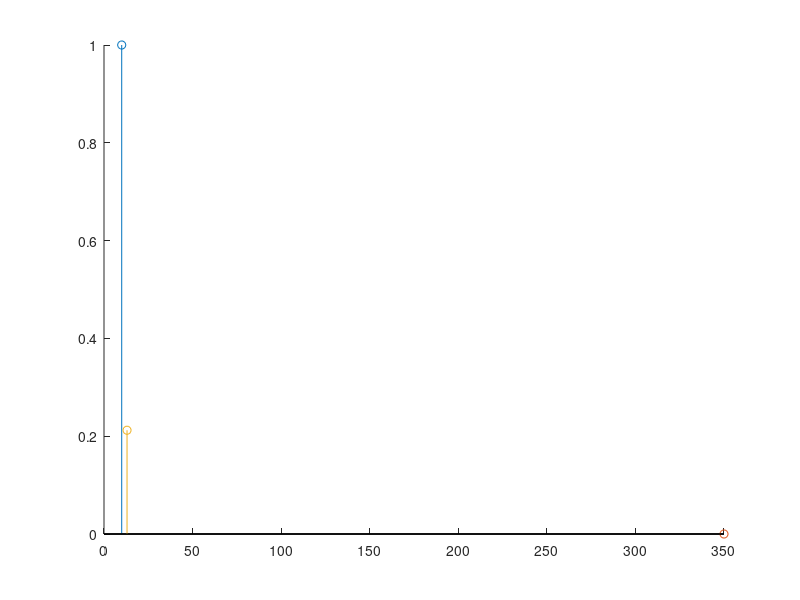

Recreate this plot in MATLAB.
clear all;
close all;
 
fc = 1000;
sinc = 1/fc;
dur = 0.5;
t = [-dur/2:sinc:dur/2-sinc];

f = 10;
w = 2*pi*f;
F = [f, f*35, f*1.3];
y = e.^(i*w*t);   %funzione

figure(1)
fanal1 = F(2);
y_anal1 = e.^(-i*fanal1*2*pi*t);
yr1 = y.*y_anal1;   %funzione risultante
yft1 = abs(sum(yr1))/length(t);

fanal2 = F(3);
y_anal2 = e.^(-i*fanal2*2*pi*t);
yr2 = y.*y_anal2;   %funzione risultante
yft2 = abs(sum(yr2))/length(t);

fanal3 = F(1);
y_anal3 = e.^(-i*fanal3*2*pi*t);
yr3 = y.*y_anal3;   %funzione risultante
yft3 = abs(sum(yr3))/length(t);

hold on
stem(F(1), yft3);
stem(F(2), yft1);
stem(F(3), yft2);

hold off
